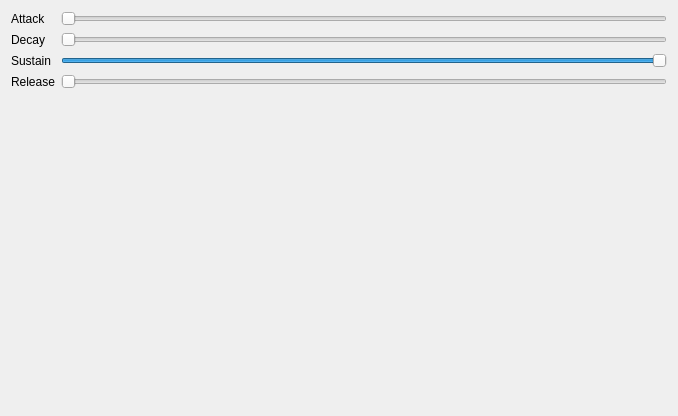
<?xml version="1.0" encoding="UTF-8"?>
<ui version="4.0">
 <class>EnvelopeEditor</class>
 <widget class="QWidget" name="EnvelopeEditor">
  <property name="geometry">
   <rect>
    <x>0</x>
    <y>0</y>
    <width>678</width>
    <height>416</height>
   </rect>
  </property>
  <property name="windowTitle">
   <string>Window</string>
  </property>
  <layout class="QVBoxLayout" name="verticalLayout">
   <item>
    <layout class="QFormLayout" name="formLayout">
     <item row="0" column="0">
      <widget class="QLabel" name="label">
       <property name="text">
        <string>Attack</string>
       </property>
      </widget>
     </item>
     <item row="0" column="1">
      <widget class="QSlider" name="attack_slider">
       <property name="maximum">
        <number>100</number>
       </property>
       <property name="orientation">
        <enum>Qt::Horizontal</enum>
       </property>
      </widget>
     </item>
     <item row="2" column="0">
      <widget class="QLabel" name="label_2">
       <property name="text">
        <string>Sustain</string>
       </property>
      </widget>
     </item>
     <item row="2" column="1">
      <widget class="QSlider" name="sustain_slider">
       <property name="maximum">
        <number>100</number>
       </property>
       <property name="value">
        <number>100</number>
       </property>
       <property name="orientation">
        <enum>Qt::Horizontal</enum>
       </property>
      </widget>
     </item>
     <item row="3" column="0">
      <widget class="QLabel" name="label_3">
       <property name="text">
        <string>Release</string>
       </property>
      </widget>
     </item>
     <item row="3" column="1">
      <widget class="QSlider" name="release_slider">
       <property name="maximum">
        <number>100</number>
       </property>
       <property name="orientation">
        <enum>Qt::Horizontal</enum>
       </property>
      </widget>
     </item>
     <item row="1" column="0">
      <widget class="QLabel" name="label_4">
       <property name="text">
        <string>Decay</string>
       </property>
      </widget>
     </item>
     <item row="1" column="1">
      <widget class="QSlider" name="decay_slider">
       <property name="maximum">
        <number>100</number>
       </property>
       <property name="value">
        <number>0</number>
       </property>
       <property name="orientation">
        <enum>Qt::Horizontal</enum>
       </property>
      </widget>
     </item>
    </layout>
   </item>
  </layout>
 </widget>
 <layoutdefault spacing="6" margin="11"/>
 <resources/>
 <connections/>
</ui>
